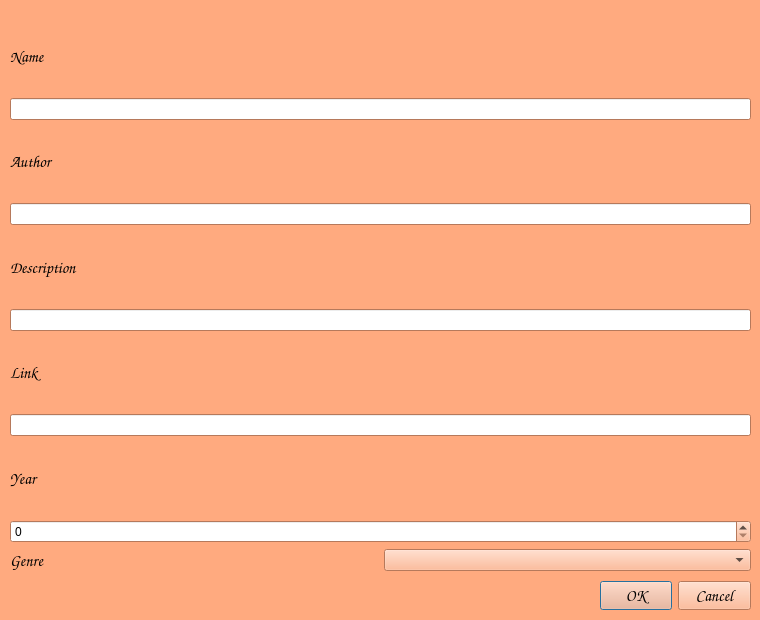
<?xml version="1.0" encoding="UTF-8"?>
<ui version="4.0">
 <class>AddBook</class>
 <widget class="QDialog" name="AddBook">
  <property name="geometry">
   <rect>
    <x>0</x>
    <y>0</y>
    <width>760</width>
    <height>620</height>
   </rect>
  </property>
  <property name="palette">
   <palette>
    <active>
     <colorrole role="WindowText">
      <brush brushstyle="SolidPattern">
       <color alpha="255">
        <red>0</red>
        <green>0</green>
        <blue>0</blue>
       </color>
      </brush>
     </colorrole>
     <colorrole role="Button">
      <brush brushstyle="SolidPattern">
       <color alpha="255">
        <red>255</red>
        <green>170</green>
        <blue>127</blue>
       </color>
      </brush>
     </colorrole>
     <colorrole role="Light">
      <brush brushstyle="SolidPattern">
       <color alpha="255">
        <red>255</red>
        <green>255</green>
        <blue>254</blue>
       </color>
      </brush>
     </colorrole>
     <colorrole role="Midlight">
      <brush brushstyle="SolidPattern">
       <color alpha="255">
        <red>255</red>
        <green>212</green>
        <blue>190</blue>
       </color>
      </brush>
     </colorrole>
     <colorrole role="Dark">
      <brush brushstyle="SolidPattern">
       <color alpha="255">
        <red>127</red>
        <green>85</green>
        <blue>63</blue>
       </color>
      </brush>
     </colorrole>
     <colorrole role="Mid">
      <brush brushstyle="SolidPattern">
       <color alpha="255">
        <red>170</red>
        <green>113</green>
        <blue>85</blue>
       </color>
      </brush>
     </colorrole>
     <colorrole role="Text">
      <brush brushstyle="SolidPattern">
       <color alpha="255">
        <red>0</red>
        <green>0</green>
        <blue>0</blue>
       </color>
      </brush>
     </colorrole>
     <colorrole role="BrightText">
      <brush brushstyle="SolidPattern">
       <color alpha="255">
        <red>255</red>
        <green>255</green>
        <blue>255</blue>
       </color>
      </brush>
     </colorrole>
     <colorrole role="ButtonText">
      <brush brushstyle="SolidPattern">
       <color alpha="255">
        <red>0</red>
        <green>0</green>
        <blue>0</blue>
       </color>
      </brush>
     </colorrole>
     <colorrole role="Base">
      <brush brushstyle="SolidPattern">
       <color alpha="255">
        <red>255</red>
        <green>255</green>
        <blue>255</blue>
       </color>
      </brush>
     </colorrole>
     <colorrole role="Window">
      <brush brushstyle="SolidPattern">
       <color alpha="255">
        <red>255</red>
        <green>170</green>
        <blue>127</blue>
       </color>
      </brush>
     </colorrole>
     <colorrole role="Shadow">
      <brush brushstyle="SolidPattern">
       <color alpha="255">
        <red>0</red>
        <green>0</green>
        <blue>0</blue>
       </color>
      </brush>
     </colorrole>
     <colorrole role="AlternateBase">
      <brush brushstyle="SolidPattern">
       <color alpha="255">
        <red>255</red>
        <green>212</green>
        <blue>191</blue>
       </color>
      </brush>
     </colorrole>
     <colorrole role="ToolTipBase">
      <brush brushstyle="SolidPattern">
       <color alpha="255">
        <red>255</red>
        <green>255</green>
        <blue>220</blue>
       </color>
      </brush>
     </colorrole>
     <colorrole role="ToolTipText">
      <brush brushstyle="SolidPattern">
       <color alpha="255">
        <red>0</red>
        <green>0</green>
        <blue>0</blue>
       </color>
      </brush>
     </colorrole>
     <colorrole role="PlaceholderText">
      <brush brushstyle="SolidPattern">
       <color alpha="127">
        <red>0</red>
        <green>0</green>
        <blue>0</blue>
       </color>
      </brush>
     </colorrole>
     <colorrole role="Accent">
      <brush brushstyle="SolidPattern">
       <color alpha="255">
        <red>255</red>
        <green>255</green>
        <blue>255</blue>
       </color>
      </brush>
     </colorrole>
    </active>
    <inactive>
     <colorrole role="WindowText">
      <brush brushstyle="SolidPattern">
       <color alpha="255">
        <red>0</red>
        <green>0</green>
        <blue>0</blue>
       </color>
      </brush>
     </colorrole>
     <colorrole role="Button">
      <brush brushstyle="SolidPattern">
       <color alpha="255">
        <red>255</red>
        <green>170</green>
        <blue>127</blue>
       </color>
      </brush>
     </colorrole>
     <colorrole role="Light">
      <brush brushstyle="SolidPattern">
       <color alpha="255">
        <red>255</red>
        <green>255</green>
        <blue>254</blue>
       </color>
      </brush>
     </colorrole>
     <colorrole role="Midlight">
      <brush brushstyle="SolidPattern">
       <color alpha="255">
        <red>255</red>
        <green>212</green>
        <blue>190</blue>
       </color>
      </brush>
     </colorrole>
     <colorrole role="Dark">
      <brush brushstyle="SolidPattern">
       <color alpha="255">
        <red>127</red>
        <green>85</green>
        <blue>63</blue>
       </color>
      </brush>
     </colorrole>
     <colorrole role="Mid">
      <brush brushstyle="SolidPattern">
       <color alpha="255">
        <red>170</red>
        <green>113</green>
        <blue>85</blue>
       </color>
      </brush>
     </colorrole>
     <colorrole role="Text">
      <brush brushstyle="SolidPattern">
       <color alpha="255">
        <red>0</red>
        <green>0</green>
        <blue>0</blue>
       </color>
      </brush>
     </colorrole>
     <colorrole role="BrightText">
      <brush brushstyle="SolidPattern">
       <color alpha="255">
        <red>255</red>
        <green>255</green>
        <blue>255</blue>
       </color>
      </brush>
     </colorrole>
     <colorrole role="ButtonText">
      <brush brushstyle="SolidPattern">
       <color alpha="255">
        <red>0</red>
        <green>0</green>
        <blue>0</blue>
       </color>
      </brush>
     </colorrole>
     <colorrole role="Base">
      <brush brushstyle="SolidPattern">
       <color alpha="255">
        <red>255</red>
        <green>255</green>
        <blue>255</blue>
       </color>
      </brush>
     </colorrole>
     <colorrole role="Window">
      <brush brushstyle="SolidPattern">
       <color alpha="255">
        <red>255</red>
        <green>170</green>
        <blue>127</blue>
       </color>
      </brush>
     </colorrole>
     <colorrole role="Shadow">
      <brush brushstyle="SolidPattern">
       <color alpha="255">
        <red>0</red>
        <green>0</green>
        <blue>0</blue>
       </color>
      </brush>
     </colorrole>
     <colorrole role="AlternateBase">
      <brush brushstyle="SolidPattern">
       <color alpha="255">
        <red>255</red>
        <green>212</green>
        <blue>191</blue>
       </color>
      </brush>
     </colorrole>
     <colorrole role="ToolTipBase">
      <brush brushstyle="SolidPattern">
       <color alpha="255">
        <red>255</red>
        <green>255</green>
        <blue>220</blue>
       </color>
      </brush>
     </colorrole>
     <colorrole role="ToolTipText">
      <brush brushstyle="SolidPattern">
       <color alpha="255">
        <red>0</red>
        <green>0</green>
        <blue>0</blue>
       </color>
      </brush>
     </colorrole>
     <colorrole role="PlaceholderText">
      <brush brushstyle="SolidPattern">
       <color alpha="127">
        <red>0</red>
        <green>0</green>
        <blue>0</blue>
       </color>
      </brush>
     </colorrole>
     <colorrole role="Accent">
      <brush brushstyle="SolidPattern">
       <color alpha="255">
        <red>255</red>
        <green>255</green>
        <blue>255</blue>
       </color>
      </brush>
     </colorrole>
    </inactive>
    <disabled>
     <colorrole role="WindowText">
      <brush brushstyle="SolidPattern">
       <color alpha="255">
        <red>127</red>
        <green>85</green>
        <blue>63</blue>
       </color>
      </brush>
     </colorrole>
     <colorrole role="Button">
      <brush brushstyle="SolidPattern">
       <color alpha="255">
        <red>255</red>
        <green>170</green>
        <blue>127</blue>
       </color>
      </brush>
     </colorrole>
     <colorrole role="Light">
      <brush brushstyle="SolidPattern">
       <color alpha="255">
        <red>255</red>
        <green>255</green>
        <blue>254</blue>
       </color>
      </brush>
     </colorrole>
     <colorrole role="Midlight">
      <brush brushstyle="SolidPattern">
       <color alpha="255">
        <red>255</red>
        <green>212</green>
        <blue>190</blue>
       </color>
      </brush>
     </colorrole>
     <colorrole role="Dark">
      <brush brushstyle="SolidPattern">
       <color alpha="255">
        <red>127</red>
        <green>85</green>
        <blue>63</blue>
       </color>
      </brush>
     </colorrole>
     <colorrole role="Mid">
      <brush brushstyle="SolidPattern">
       <color alpha="255">
        <red>170</red>
        <green>113</green>
        <blue>85</blue>
       </color>
      </brush>
     </colorrole>
     <colorrole role="Text">
      <brush brushstyle="SolidPattern">
       <color alpha="255">
        <red>127</red>
        <green>85</green>
        <blue>63</blue>
       </color>
      </brush>
     </colorrole>
     <colorrole role="BrightText">
      <brush brushstyle="SolidPattern">
       <color alpha="255">
        <red>255</red>
        <green>255</green>
        <blue>255</blue>
       </color>
      </brush>
     </colorrole>
     <colorrole role="ButtonText">
      <brush brushstyle="SolidPattern">
       <color alpha="255">
        <red>127</red>
        <green>85</green>
        <blue>63</blue>
       </color>
      </brush>
     </colorrole>
     <colorrole role="Base">
      <brush brushstyle="SolidPattern">
       <color alpha="255">
        <red>255</red>
        <green>170</green>
        <blue>127</blue>
       </color>
      </brush>
     </colorrole>
     <colorrole role="Window">
      <brush brushstyle="SolidPattern">
       <color alpha="255">
        <red>255</red>
        <green>170</green>
        <blue>127</blue>
       </color>
      </brush>
     </colorrole>
     <colorrole role="Shadow">
      <brush brushstyle="SolidPattern">
       <color alpha="255">
        <red>0</red>
        <green>0</green>
        <blue>0</blue>
       </color>
      </brush>
     </colorrole>
     <colorrole role="AlternateBase">
      <brush brushstyle="SolidPattern">
       <color alpha="255">
        <red>255</red>
        <green>170</green>
        <blue>127</blue>
       </color>
      </brush>
     </colorrole>
     <colorrole role="ToolTipBase">
      <brush brushstyle="SolidPattern">
       <color alpha="255">
        <red>255</red>
        <green>255</green>
        <blue>220</blue>
       </color>
      </brush>
     </colorrole>
     <colorrole role="ToolTipText">
      <brush brushstyle="SolidPattern">
       <color alpha="255">
        <red>0</red>
        <green>0</green>
        <blue>0</blue>
       </color>
      </brush>
     </colorrole>
     <colorrole role="PlaceholderText">
      <brush brushstyle="SolidPattern">
       <color alpha="127">
        <red>127</red>
        <green>85</green>
        <blue>63</blue>
       </color>
      </brush>
     </colorrole>
     <colorrole role="Accent">
      <brush brushstyle="SolidPattern">
       <color alpha="255">
        <red>255</red>
        <green>221</green>
        <blue>203</blue>
       </color>
      </brush>
     </colorrole>
    </disabled>
   </palette>
  </property>
  <property name="windowTitle">
   <string>Dialog</string>
  </property>
  <widget class="QDialogButtonBox" name="buttonBox">
   <property name="geometry">
    <rect>
     <x>600</x>
     <y>560</y>
     <width>151</width>
     <height>71</height>
    </rect>
   </property>
   <property name="font">
    <font>
     <family>Comic Sans MS</family>
     <pointsize>12</pointsize>
    </font>
   </property>
   <property name="orientation">
    <enum>Qt::Horizontal</enum>
   </property>
   <property name="standardButtons">
    <set>QDialogButtonBox::Cancel|QDialogButtonBox::Ok</set>
   </property>
  </widget>
  <widget class="QWidget" name="layoutWidget">
   <property name="geometry">
    <rect>
     <x>10</x>
     <y>20</y>
     <width>741</width>
     <height>551</height>
    </rect>
   </property>
   <layout class="QHBoxLayout" name="horizontalLayout">
    <item>
     <layout class="QVBoxLayout" name="verticalLayout_2">
      <item>
       <widget class="QLabel" name="label">
        <property name="font">
         <font>
          <family>Comic Sans MS</family>
          <pointsize>12</pointsize>
         </font>
        </property>
        <property name="text">
         <string>Name</string>
        </property>
       </widget>
      </item>
      <item>
       <widget class="QLineEdit" name="nameLineEdit"/>
      </item>
      <item>
       <widget class="QLabel" name="label_2">
        <property name="font">
         <font>
          <family>Comic Sans MS</family>
          <pointsize>12</pointsize>
         </font>
        </property>
        <property name="text">
         <string>Author</string>
        </property>
       </widget>
      </item>
      <item>
       <widget class="QLineEdit" name="authorLineEdit"/>
      </item>
      <item>
       <widget class="QLabel" name="label_3">
        <property name="font">
         <font>
          <family>Comic Sans MS</family>
          <pointsize>12</pointsize>
         </font>
        </property>
        <property name="text">
         <string>Description</string>
        </property>
       </widget>
      </item>
      <item>
       <widget class="QLineEdit" name="descLineEdit"/>
      </item>
      <item>
       <widget class="QLabel" name="label_4">
        <property name="font">
         <font>
          <family>Comic Sans MS</family>
          <pointsize>12</pointsize>
         </font>
        </property>
        <property name="text">
         <string>Link</string>
        </property>
       </widget>
      </item>
      <item>
       <widget class="QLineEdit" name="linkLineEdit"/>
      </item>
      <item>
       <widget class="QLabel" name="label_5">
        <property name="font">
         <font>
          <family>Comic Sans MS</family>
          <pointsize>12</pointsize>
         </font>
        </property>
        <property name="text">
         <string>Year</string>
        </property>
       </widget>
      </item>
      <item>
       <widget class="QSpinBox" name="yearSpinBox">
        <property name="maximum">
         <number>9999</number>
        </property>
       </widget>
      </item>
      <item>
       <layout class="QHBoxLayout" name="horizontalLayout_2">
        <item>
         <widget class="QLabel" name="label_6">
          <property name="font">
           <font>
            <family>Comic Sans MS</family>
            <pointsize>12</pointsize>
           </font>
          </property>
          <property name="text">
           <string>Genre</string>
          </property>
         </widget>
        </item>
        <item>
         <widget class="QComboBox" name="genreComboBox"/>
        </item>
       </layout>
      </item>
     </layout>
    </item>
   </layout>
  </widget>
  <widget class="QPushButton" name="pushButton">
   <property name="geometry">
    <rect>
     <x>209</x>
     <y>714</y>
     <width>782</width>
     <height>24</height>
    </rect>
   </property>
   <property name="text">
    <string>Add</string>
   </property>
  </widget>
 </widget>
 <resources/>
 <connections>
  <connection>
   <sender>buttonBox</sender>
   <signal>accepted()</signal>
   <receiver>AddBook</receiver>
   <slot>accept()</slot>
   <hints>
    <hint type="sourcelabel">
     <x>248</x>
     <y>254</y>
    </hint>
    <hint type="destinationlabel">
     <x>157</x>
     <y>274</y>
    </hint>
   </hints>
  </connection>
  <connection>
   <sender>buttonBox</sender>
   <signal>rejected()</signal>
   <receiver>AddBook</receiver>
   <slot>reject()</slot>
   <hints>
    <hint type="sourcelabel">
     <x>316</x>
     <y>260</y>
    </hint>
    <hint type="destinationlabel">
     <x>286</x>
     <y>274</y>
    </hint>
   </hints>
  </connection>
 </connections>
</ui>
